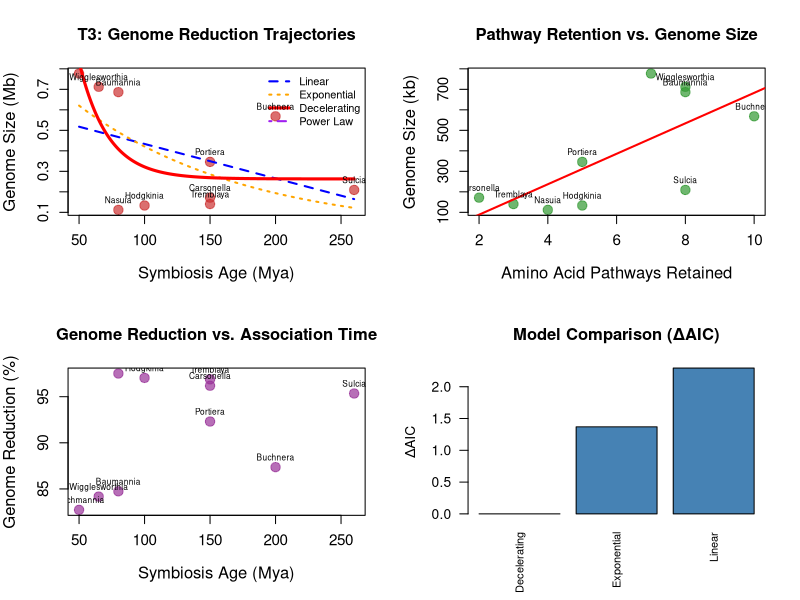

Here is the R script that generated this plot:
#!/usr/bin/env Rscript
# =============================================================================
# 03_endosymbiont_models.R
# Endosymbiont Genome Reduction: Decelerating vs Linear vs Accelerating
#
# Tests whether genome reduction in obligate endosymbionts follows a
# decelerating (logistic/saturation) curve — consistent with VI's prediction
# that functional-dependency locks essential genes against further loss.
# VI monograph Test 3 (T3).
# =============================================================================

library(nlme)
library(stats)

cat("=== T3: Endosymbiont Genome Reduction Models ===\n\n")

# --- Load data ---
dat <- read.delim("data/endosymbiont_genome_data.tsv", stringsAsFactors = FALSE)

cat(sprintf("Total entries: %d\n", nrow(dat)))
cat(sprintf("Genera: %s\n", paste(sort(unique(dat$genus)), collapse = ", ")))

# --- Compute genus-level means ---
genus_means <- aggregate(
  cbind(genome_bp, aa_pathways_retained, symbiosis_age_mya) ~ genus,
  data = dat, FUN = mean
)
genus_means$n_species <- table(dat$genus)[genus_means$genus]

# Compute genome reduction fraction (relative to free-living ancestor ~4.5 Mb)
ancestor_size <- 4500000  # approximate free-living E. coli ancestor size
genus_means$reduction_frac <- 1 - (genus_means$genome_bp / ancestor_size)
genus_means$genome_kb <- genus_means$genome_bp / 1000

cat("\nGenus-level data:\n")
print(genus_means[, c("genus", "genome_kb", "aa_pathways_retained",
                       "symbiosis_age_mya", "reduction_frac", "n_species")])

# --- Model fits: Genome size vs. Symbiosis age ---
cat("\n--- Fitting models: Genome Size ~ Symbiosis Age ---\n")

# Prepare data (exclude NA ages)
fit_dat <- genus_means[!is.na(genus_means$symbiosis_age_mya) &
                         genus_means$symbiosis_age_mya > 0, ]
fit_dat <- fit_dat[order(fit_dat$symbiosis_age_mya), ]

x <- fit_dat$symbiosis_age_mya
y <- fit_dat$genome_bp

# Model 1: Linear
mod_linear <- lm(genome_bp ~ symbiosis_age_mya, data = fit_dat)
cat("\n--- Model 1: Linear ---\n")
print(summary(mod_linear))

# Model 2: Exponential decay (constant rate)
# y = a * exp(-b * x)
mod_exp <- tryCatch(
  nls(genome_bp ~ a * exp(-b * symbiosis_age_mya),
      data = fit_dat,
      start = list(a = max(y), b = 0.005),
      control = nls.control(maxiter = 500)),
  error = function(e) {
    cat(sprintf("Exponential fit failed: %s\n", e$message))
    NULL
  }
)
if (!is.null(mod_exp)) {
  cat("\n--- Model 2: Exponential Decay ---\n")
  print(summary(mod_exp))
}

# Model 3: Logistic / Saturation (decelerating)
# y = c + (a - c) / (1 + (x/b)^d)
# Simplified: y = floor + (ceiling - floor) / (1 + exp(rate * (x - midpoint)))
mod_logistic <- tryCatch(
  nls(genome_bp ~ floor_val + (ceil_val - floor_val) / (1 + exp(rate * (symbiosis_age_mya - mid))),
      data = fit_dat,
      start = list(floor_val = min(y) * 0.8, ceil_val = max(y) * 1.2,
                   rate = 0.02, mid = mean(x)),
      control = nls.control(maxiter = 1000)),
  error = function(e) {
    cat(sprintf("Logistic fit (4-param) failed: %s. Trying simpler.\n", e$message))
    # Simpler: Michaelis-Menten style saturation
    tryCatch(
      nls(genome_bp ~ asym + (init - asym) * exp(-rate * symbiosis_age_mya),
          data = fit_dat,
          start = list(asym = min(y) * 0.9, init = max(y), rate = 0.01),
          control = nls.control(maxiter = 1000)),
      error = function(e2) {
        cat(sprintf("Asymptotic fit also failed: %s\n", e2$message))
        NULL
      }
    )
  }
)
if (!is.null(mod_logistic)) {
  cat("\n--- Model 3: Decelerating (Logistic/Asymptotic) ---\n")
  print(summary(mod_logistic))
}

# Model 4: Power law (accelerating if exponent > 1)
mod_power <- tryCatch(
  nls(genome_bp ~ a * symbiosis_age_mya^b + c,
      data = fit_dat,
      start = list(a = -1000, b = 0.5, c = max(y)),
      control = nls.control(maxiter = 500)),
  error = function(e) {
    cat(sprintf("Power law failed: %s\n", e$message))
    NULL
  }
)
if (!is.null(mod_power)) {
  cat("\n--- Model 4: Power Law ---\n")
  print(summary(mod_power))
}

# --- AIC comparison ---
cat("\n--- AIC Comparison ---\n")
models <- list(Linear = mod_linear)
if (!is.null(mod_exp)) models$Exponential <- mod_exp
if (!is.null(mod_logistic)) models$Decelerating <- mod_logistic
if (!is.null(mod_power)) models$PowerLaw <- mod_power

aic_vals <- sapply(models, AIC)
bic_vals <- sapply(models, BIC)
aic_table <- data.frame(
  Model = names(models),
  AIC = aic_vals,
  BIC = bic_vals,
  deltaAIC = aic_vals - min(aic_vals)
)
aic_table <- aic_table[order(aic_table$AIC), ]
print(aic_table, row.names = FALSE, digits = 4)

# --- Pathway retention analysis ---
cat("\n--- Amino Acid Pathway Retention vs. Genome Size ---\n")
mod_path <- lm(genome_bp ~ aa_pathways_retained, data = genus_means)
s_path <- summary(mod_path)
cat(sprintf("Pathways → Genome Size: R² = %.3f, p = %.2e\n",
            s_path$r.squared,
            s_path$coefficients[2, 4]))
cat(sprintf("Each retained pathway associated with +%.0f bp\n",
            coef(mod_path)[2]))

# --- Plot ---
dir.create("output", showWarnings = FALSE)
pdf("output/03_endosymbiont_models.pdf", width = 12, height = 10)
par(mfrow = c(2, 2))

# Plot 1: Genome size vs symbiosis age with model fits
plot(fit_dat$symbiosis_age_mya, fit_dat$genome_bp / 1e6,
     pch = 19, cex = 1.5,
     col = rgb(0.8, 0.2, 0.2, 0.7),
     xlab = "Symbiosis Age (Mya)",
     ylab = "Genome Size (Mb)",
     main = "T3: Genome Reduction Trajectories",
     cex.lab = 1.2, cex.axis = 1.1)

# Add model curves
x_seq <- seq(min(x), max(x), length.out = 200)
lines(x_seq, predict(mod_linear, newdata = data.frame(symbiosis_age_mya = x_seq)) / 1e6,
      col = "blue", lwd = 2, lty = 2)
if (!is.null(mod_exp))
  lines(x_seq, predict(mod_exp, newdata = data.frame(symbiosis_age_mya = x_seq)) / 1e6,
        col = "orange", lwd = 2, lty = 3)
if (!is.null(mod_logistic))
  lines(x_seq, predict(mod_logistic, newdata = data.frame(symbiosis_age_mya = x_seq)) / 1e6,
        col = "red", lwd = 3)
if (!is.null(mod_power))
  lines(x_seq, predict(mod_power, newdata = data.frame(symbiosis_age_mya = x_seq)) / 1e6,
        col = "purple", lwd = 2, lty = 4)

legend("topright",
       legend = c("Linear", "Exponential", "Decelerating", "Power Law"),
       col = c("blue", "orange", "red", "purple"),
       lwd = c(2, 2, 3, 2), lty = c(2, 3, 1, 4),
       cex = 0.8, bty = "n")

text(fit_dat$symbiosis_age_mya, fit_dat$genome_bp / 1e6,
     labels = fit_dat$genus, pos = 3, cex = 0.6, offset = 0.4)

# Plot 2: Pathways vs genome size
plot(genus_means$aa_pathways_retained, genus_means$genome_kb,
     pch = 19, cex = 1.5,
     col = rgb(0.2, 0.6, 0.2, 0.7),
     xlab = "Amino Acid Pathways Retained",
     ylab = "Genome Size (kb)",
     main = "Pathway Retention vs. Genome Size",
     cex.lab = 1.2, cex.axis = 1.1)
abline(mod_path$coefficients[1] / 1000, mod_path$coefficients[2] / 1000,
       col = "red", lwd = 2)
text(genus_means$aa_pathways_retained, genus_means$genome_kb,
     labels = genus_means$genus, pos = 3, cex = 0.6, offset = 0.4)

# Plot 3: Reduction fraction vs age
plot(genus_means$symbiosis_age_mya, genus_means$reduction_frac * 100,
     pch = 19, cex = 1.5,
     col = rgb(0.6, 0.2, 0.6, 0.7),
     xlab = "Symbiosis Age (Mya)",
     ylab = "Genome Reduction (%)",
     main = "Genome Reduction vs. Association Time",
     cex.lab = 1.2, cex.axis = 1.1)
text(genus_means$symbiosis_age_mya, genus_means$reduction_frac * 100,
     labels = genus_means$genus, pos = 3, cex = 0.6, offset = 0.4)

# Plot 4: AIC comparison bar chart
barplot(aic_table$deltaAIC, names.arg = aic_table$Model,
        col = ifelse(aic_table$deltaAIC == 0, "red", "steelblue"),
        main = "Model Comparison (ΔAIC)",
        ylab = "ΔAIC", cex.names = 0.8, las = 2)

dev.off()
cat("\nPlot saved: output/03_endosymbiont_models.pdf\n")

# --- Summary ---
cat("\n========== SUMMARY ==========\n")
cat(sprintf("Best model: %s (AIC = %.1f)\n", aic_table$Model[1], aic_table$AIC[1]))
cat(sprintf("Worst model ΔAIC: %.1f (%s)\n",
            max(aic_table$deltaAIC), aic_table$Model[which.max(aic_table$deltaAIC)]))
cat(sprintf("Genera analyzed: %d\n", nrow(genus_means)))
cat(sprintf("VI prediction (decelerating best): %s\n",
            ifelse(aic_table$Model[1] %in% c("Decelerating", "Exponential"),
                   "SUPPORTED", "NOT SUPPORTED")))
cat("=============================\n")
